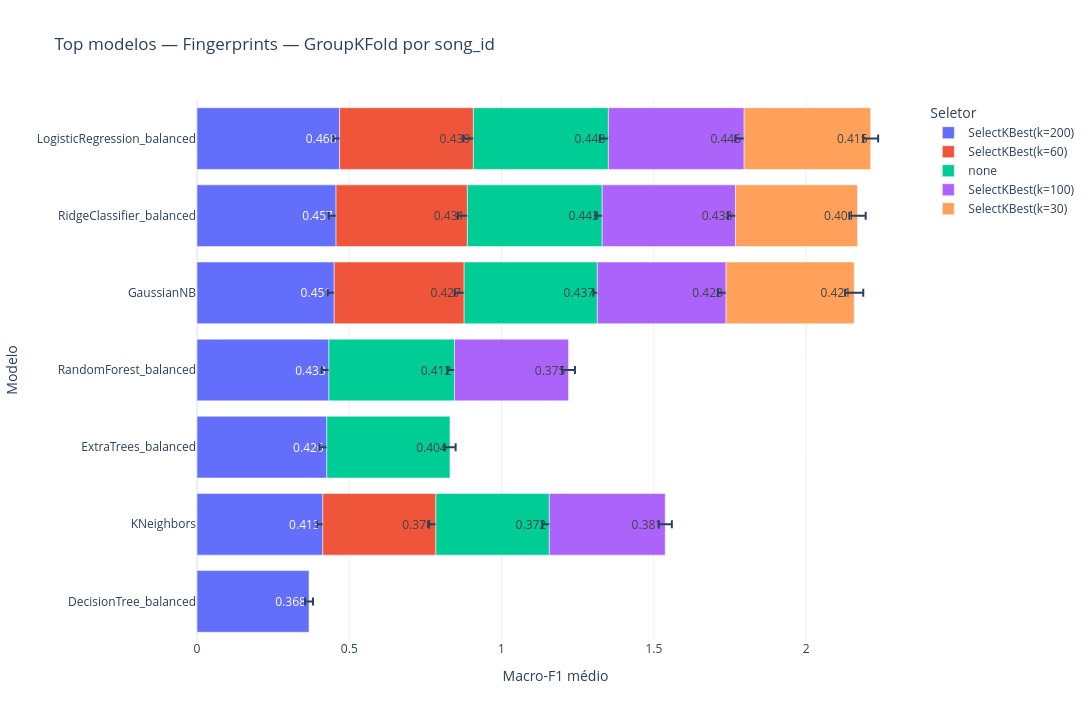

This figure's notebook cell:
### Code cell
# Gráfico: top modelos por macro-F1
non_dummy = ok_results[~ok_results["model"].str.startswith("Dummy")].copy()
dummy_rows = ok_results[ok_results["model"].str.startswith("Dummy")].copy()

fig = px.bar(
    non_dummy.head(25).sort_values("macro_f1_mean"),
    x="macro_f1_mean", y="model", color="selector", orientation="h",
    error_x="macro_f1_std",
    title="Top modelos — Fingerprints — GroupKFold por song_id",
    text=non_dummy.head(25).sort_values("macro_f1_mean")["macro_f1_mean"].map(lambda x: f"{x:.3f}"),
)
fig.update_layout(xaxis_title="Macro-F1 médio", yaxis_title="Modelo", legend_title="Seletor")
save_fig(fig, "classification_macro_f1_fingerprints")

### Figure 1 — Plotly figure (JSON) as saved in the notebook; plotly's stock layout.template omitted (floating-point values rounded to 4 significant figures)
{"data": [{"error_x": {"array": [0.01306, 0.01744, 0.02457, 0.02398, 0.02078, 0.02376, 0.02058]}, "hovertemplate": "selector=SelectKBest(k=200)<br>macro_f1_mean=%{x}<br>model=%{y}<br>text=%{text}<extra></extra>", "legendgroup": "SelectKBest(k=200)", "marker": {"color": "#636efa", "pattern": {"shape": ""}}, "name": "SelectKBest(k=200)", "orientation": "h", "showlegend": true, "text": ["0.368", "0.413", "0.426", "0.433", "0.451", "0.457", "0.468"], "textposition": "auto", "type": "bar", "x": [0.3678, 0.4133, 0.4263, 0.4332, 0.4505, 0.4565, 0.4683], "xaxis": "x", "y": ["DecisionTree_balanced", "KNeighbors", "ExtraTrees_balanced", "RandomForest_balanced", "GaussianNB", "RidgeClassifier_balanced", "LogisticRegression_balanced"], "yaxis": "y"}, {"error_x": {"array": [0.02529, 0.03092, 0.0314, 0.03324]}, "hovertemplate": "selector=SelectKBest(k=60)<br>macro_f1_mean=%{x}<br>model=%{y}<br>text=%{text}<extra></extra>", "legendgroup": "SelectKBest(k=60)", "marker": {"color": "#EF553B", "pattern": {"shape": ""}}, "name": "SelectKBest(k=60)", "orientation": "h", "showlegend": true, "text": ["0.371", "0.427", "0.431", "0.439"], "textposition": "auto", "type": "bar", "x": [0.3711, 0.4267, 0.4313, 0.4392], "xaxis": "x", "y": ["KNeighbors", "GaussianNB", "RidgeClassifier_balanced", "LogisticRegression_balanced"], "yaxis": "y"}, {"error_x": {"array": [0.02297, 0.01867, 0.023, 0.01288, 0.02209, 0.02799]}, "hovertemplate": "selector=none<br>macro_f1_mean=%{x}<br>model=%{y}<br>text=%{text}<extra></extra>", "legendgroup": "none", "marker": {"color": "#00cc96", "pattern": {"shape": ""}}, "name": "none", "orientation": "h", "showlegend": true, "text": ["0.372", "0.404", "0.412", "0.437", "0.443", "0.443"], "textposition": "auto", "type": "bar", "x": [0.3725, 0.4042, 0.4123, 0.4372, 0.4426, 0.4433], "xaxis": "x", "y": ["KNeighbors", "ExtraTrees_balanced", "RandomForest_balanced", "GaussianNB", "RidgeClassifier_balanced", "LogisticRegression_balanced"], "yaxis": "y"}, {"error_x": {"array": [0.02101, 0.02175, 0.02669, 0.02474, 0.02912]}, "hovertemplate": "selector=SelectKBest(k=100)<br>macro_f1_mean=%{x}<br>model=%{y}<br>text=%{text}<extra></extra>", "legendgroup": "SelectKBest(k=100)", "marker": {"color": "#ab63fa", "pattern": {"shape": ""}}, "name": "SelectKBest(k=100)", "orientation": "h", "showlegend": true, "text": ["0.375", "0.381", "0.423", "0.438", "0.446"], "textposition": "auto", "type": "bar", "x": [0.3745, 0.3805, 0.4228, 0.4377, 0.4459], "xaxis": "x", "y": ["RandomForest_balanced", "KNeighbors", "GaussianNB", "RidgeClassifier_balanced", "LogisticRegression_balanced"], "yaxis": "y"}, {"error_x": {"array": [0.02677, 0.02457, 0.02981]}, "hovertemplate": "selector=SelectKBest(k=30)<br>macro_f1_mean=%{x}<br>model=%{y}<br>text=%{text}<extra></extra>", "legendgroup": "SelectKBest(k=30)", "marker": {"color": "#FFA15A", "pattern": {"shape": ""}}, "name": "SelectKBest(k=30)", "orientation": "h", "showlegend": true, "text": ["0.401", "0.415", "0.421"], "textposition": "auto", "type": "bar", "x": [0.4007, 0.4153, 0.4207], "xaxis": "x", "y": ["RidgeClassifier_balanced", "LogisticRegression_balanced", "GaussianNB"], "yaxis": "y"}], "layout": {"barmode": "relative", "height": 720, "legend": {"title": {"text": "Seletor"}, "tracegroupgap": 0}, "title": {"text": "Top modelos — Fingerprints — GroupKFold por song_id"}, "width": 1200, "xaxis": {"anchor": "y", "domain": [0, 1], "title": {"text": "Macro-F1 médio"}}, "yaxis": {"anchor": "x", "domain": [0, 1], "title": {"text": "Modelo"}}}}
